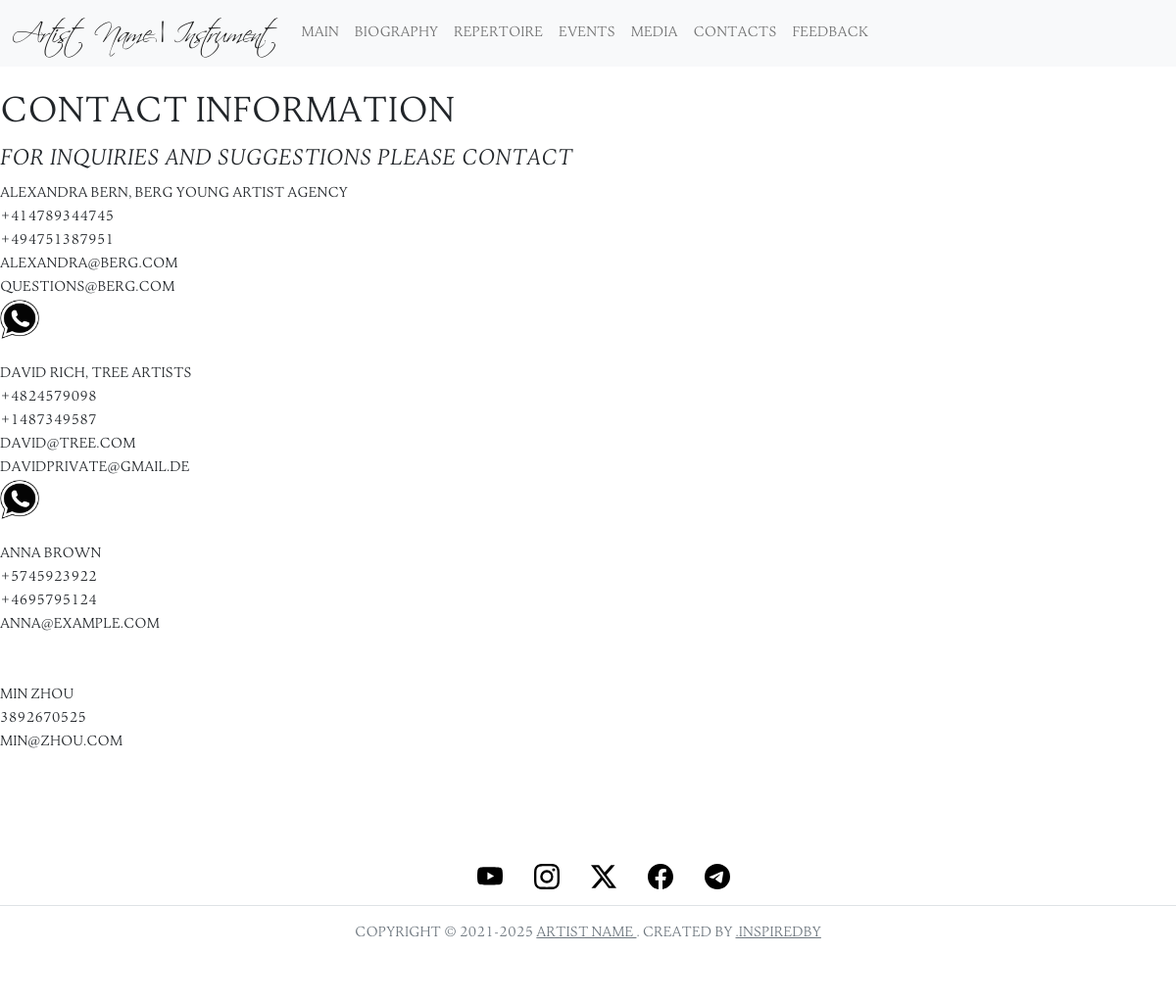
Screenshot of /contacts with the database file from the repository.
### app.py (models this page shows)
class ContactData(db.Model):
    __tablename__ = "Contacts"
    id = db.Column(db.Integer, primary_key=True)
    contact_person = db.Column(db.String(200))
    phone_number = db.Column(db.String(50))
    phone_number_optional = db.Column(db.String(50), nullable=True)
    e_mail = db.Column(db.String(100))
    e_mail_optional = db.Column(db.String(100), nullable=True)
    whatsapp_number_optional = db.Column(db.String(30), nullable=True)

### app.py (the view)
@app.route('/contacts')
def contact_page():
    contacts = ContactData.query.all()
    return render_template('contact_page.html', contacts=contacts)

### templates/contact_page.html (shortened to what this page needs)
{% extends 'base.html' %}
{% block extra_css %}
<link rel="stylesheet" type="text/css" href="{{url_for('static', filename='css/contacts.css')}}">
{% endblock %}
{% block content %}
<br>
<div id="white_block">
<h1 class="text"> Contact Information </h1>
                <div id="contacts">
                    <h2 class="text"> For inquiries and suggestions please contact </h2>
                        <div id="contact-stuff">
                            {% for contact in contacts %}
                            <div id="contact_person">
                                {{contact.contact_person}}
                            </div>
                            <div id="phone_data">
                                <div class="phone_number">
                                {{contact.phone_number}}
                                </div>
                                {% if contact.phone_number_optional %}
                                <div class="phone_number">
                                {{contact.phone_number_optional}}
                                </div>
                                {% endif %}
                            </div>
                            <div id="email_data">
                                <div id="email1"> {{contact.e_mail}}</div>
                                {% if contact.e_mail_optional %}
                                <div id="email2"> {{contact.e_mail_optional}} </div>
                                {% endif %}
                            </div>
                        {% if contact.whatsapp_number_optional %}
                            <a href="{{'https://api.whatsapp.com/send/?phone=' + contact.whatsapp_number_optional}}">
                                <img src="{{url_for('static', filename='icons/whatsapp.png')}}" height="40" width="40">
                            </a>
                        {% endif %}
                            <br><br>
                            {% endfor %}
                        </div>
                    <br>
                </div>
</div>
{% endblock %}

### templates/base.html (shortened to what this page needs)
<!DOCTYPE html>
<html lang="en">
<head>
    <link href="https://cdn.jsdelivr.net/npm/bootstrap@5.1.3/dist/css/bootstrap.min.css"
          rel="stylesheet"
>
    <link href="https://getbootstrap.com/docs/3.4/examples/sticky-footer/sticky-footer.css" rel="stylesheet">
    <link rel="stylesheet" type="text/css" href="{{url_for('static', filename='css/base.css')}}">
    {% block extra_css %} {% endblock %}
</head>
<body>
    <nav class="navbar navbar-expand-lg navbar-light bg-light">
      <div class="container-fluid">
        <a class="navbar-brand" href="/">
            <h3> Artist Name | Instrument </h3>
        </a>
        <div class="collapse navbar-collapse" id="navbarSupportedContent">
          <ul class="navbar-nav me-auto mb-2 mb-lg-0">
            <li class="nav-item">
              <a class="nav-link" href="/">Main</a>
            </li>
            <li class="nav-item">
              <a class="nav-link" href="/bio">Biography</a>
            </li>
            <li class="nav-item">
              <a class="nav-link" href="/repertoire">Repertoire</a>
            </li>
            <li class="nav-item">
              <a class="nav-link" href="/events">Events</a>
            </li>
            <li class="nav-item">
              <a class="nav-link" href="/media">Media</a>
            </li>
            <li class="nav-item">
              <a class="nav-link" href="/contacts">Contacts</a>
            </li>
            <li class="nav-item">
              <a class="nav-link" href="/feedback">Feedback</a>
            </li>
          </ul>
        </div>
      </div>
    </nav>
    {% block content %}
    {% endblock %}
<footer class="py-3 my-4">
        <ul class="nav justify-content-center border-bottom pb-3 mb-3" id="social">
        <li><a href="https://www.youtube.com/channel/UCK8sQmJBp8GCxrOtXWBpyEA" target="_blank">
        </a></li>
        <li><a href="https://www.instagram.com/instagram/" target="_blank">
        </a></li>
        <li><a href="https://www.x.com/" target="_blank">
                <svg xmlns="http://www.w3.org/2000/svg" width="26" height="26" fill="black" class="bi bi-twitter-x" viewBox="0 0 16 16">
                    <path d="M12.6.75h2.454l-5.36 6.142L16 15.25h-4.937l-3.867-5.07-4.425 5.07H.316l5.733-6.57L0 .75h5.063l3.495 4.633L12.601.75Zm-.86 13.028h1.36L4.323 2.145H2.865z"/>
                </svg>
        </a></li>
        <li><a href="https://www.facebook.com/Meta/" target="_blank">
        </a></li>
        <li><a href="https://t.me/historyvzglyad" target="_blank">
        </a></li>
    </ul>
    <p class="text-center text-muted"> Copyright © 2021-2025
                <a href="/"> Artist Name </a>. Created by <a href="https://github.com/dotinspiredby" target="_blank">.inspiredby</a>
    </p>
</footer>
</body>
</html>

### static/css/base.css (style rules this page uses)
body { background-repeat: no-repeat !important; background-position: center center !important; background-attachment: fixed !important; -webkit-background-size: cover !important; -moz-background-size: cover !important; -o-background-size: cover !important; background-size: cover !important; }
.nav-link { color: rgba(0,0,0,.55) !important; }
a h3 { font-family: 'scriptinaregular' !important; }
h1 { font-size: 40px; font-family: 'jenriv_titlinglight'; }
h2 { font-size: 25px; font-family: 'jenriv_titlinglight_italic'; }
li { font-family: 'jenriv_titlinglight'; color: black !important; }
#social li { margin-left: 2rem; }
footer { background-color: rgba(255, 255, 255, .9); }
footer p { font-family: 'jenriv_titlinglight'; }
#white_block, .white_block { background-color: rgba(255, 255, 255, .9); }
footer a { color: #6c757d!important; }
p { font-family: 'jenriv_titlinglight'; animation: slide-up; animation-duration: 1s; }

### static/css/contacts.css (style rules this page uses)
#contact-stuff { font-family: 'jenriv_titlinglight'; }
#contacts { animation: slide-left; animation-duration: .5s; }
#white_block { width: 100%; animation: slide-left; animation-duration: 1s; }

### rows the page displays
ContactData: contact_person "Alexandra Bern, Berg Young Artist Agency", phone_number "+414789344745", phone_number_optional "+494751387951", e_mail "alexandra@berg.com", e_mail_optional "questions@berg.com"
ContactData: contact_person "David Rich, Tree Artists", phone_number "+4824579098", phone_number_optional "+1487349587", e_mail "david@tree.com", e_mail_optional "davidprivate@gmail.de"
ContactData: contact_person "Anna Brown", phone_number "+5745923922", phone_number_optional "+4695795124", e_mail "anna@example.com"
ContactData: contact_person "Min Zhou", phone_number "3892670525", e_mail "min@zhou.com"
